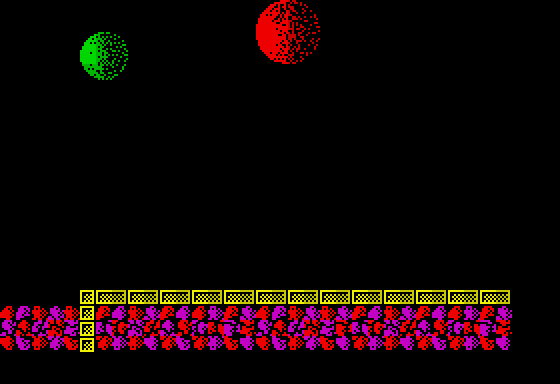

Rendered tile map (Tiled .tmx) drawn with the repository's tilesets; below, a short description and the map source with its tile grids summarised:
An orthogonal 35x24 tile map with 16x16 px tiles, 3 tile layers (Stars, Tile Layer 1, Tile Layer 2), 1 hidden layer not drawn, 32 tilesets and 3 objects (vitorc, ammo_pack, louse_creator).

<map version="1.0" orientation="orthogonal" width="35" height="24" tilewidth="16" tileheight="16">
 <properties>
  <property name="background_color" value="#000000" />
  <property name="nextLevel" value="L02S13" />
 </properties>
 <tileset firstgid="1" name="tiles" tilewidth="16" tileheight="16">
  <image source="../images/tiles.gif" width="240" height="512" />
 </tileset>
 <tileset firstgid="481" name="metatiles" tilewidth="16" tileheight="16">
  <image source="../images/metatiles.gif" width="128" height="16" />
  <tile id="0">
   <properties>
    <property name="type" value="solid" />
   </properties>
  </tile>
 </tileset>
 <tileset firstgid="489" name="ship" tilewidth="176" tileheight="128">
  <image source="../images/ship.gif" width="176" height="128" />
 </tileset>
 <tileset firstgid="490" name="ship_fire" tilewidth="16" tileheight="32">
  <image source="../images/ship_fire.gif" width="48" height="128" />
 </tileset>
 <tileset firstgid="502" name="light" tilewidth="16" tileheight="16">
  <image source="../images/light.gif" width="128" height="32" />
 </tileset>
 <tileset firstgid="518" name="vitorc" tilewidth="48" tileheight="64">
  <image source="../images/vitorc.gif" width="528" height="64" />
 </tileset>
 <tileset firstgid="529" name="turret" tilewidth="96" tileheight="80">
  <image source="../images/turret.gif" width="96" height="80" />
 </tileset>
 <tileset firstgid="530" name="cocoon" tilewidth="80" tileheight="128">
  <image source="../images/cocoon.gif" width="80" height="128" />
 </tileset>
 <tileset firstgid="531" name="radar" tilewidth="80" tileheight="128">
  <image source="../images/radar.gif" width="80" height="128" />
 </tileset>
 <tileset firstgid="532" name="rocket" tilewidth="64" tileheight="96">
  <image source="../images/rocket.gif" width="64" height="96" />
 </tileset>
 <tileset firstgid="533" name="grenade_pack" tilewidth="32" tileheight="32">
  <image source="../images/grenade_pack.gif" width="32" height="32" />
 </tileset>
 <tileset firstgid="534" name="teleport" tilewidth="64" tileheight="96">
  <image source="../images/teleport.gif" width="512" height="96" />
 </tileset>
 <tileset firstgid="542" name="piston" tilewidth="48" tileheight="64">
  <image source="../images/piston.gif" width="48" height="64" />
 </tileset>
 <tileset firstgid="543" name="bubble" tilewidth="32" tileheight="32">
  <image source="../images/bubble.gif" width="96" height="192" />
 </tileset>
 <tileset firstgid="561" name="rocks" tilewidth="16" tileheight="16">
  <image source="../images/rocks.gif" width="512" height="48" />
 </tileset>
 <tileset firstgid="657" name="incubator" tilewidth="64" tileheight="96">
  <image source="../images/incubator.gif" width="64" height="96" />
 </tileset>
 <tileset firstgid="658" name="ammo_pack" tilewidth="32" tileheight="32">
  <image source="../images/ammo_pack.gif" width="32" height="32" />
 </tileset>
 <tileset firstgid="659" name="double_launcher" tilewidth="64" tileheight="48">
  <image source="../images/double_launcher.gif" width="64" height="48" />
 </tileset>
 <tileset firstgid="660" name="mine" tilewidth="32" tileheight="16">
  <image source="../images/mine.gif" width="32" height="16" />
 </tileset>
 <tileset firstgid="661" name="missile_guidance" tilewidth="64" tileheight="64">
  <image source="../images/missile_guidance.gif" width="64" height="64" />
 </tileset>
 <tileset firstgid="662" name="gate" tilewidth="16" tileheight="16">
  <image source="../images/gate.gif" width="176" height="144" />
 </tileset>
 <tileset firstgid="761" name="interceptor" tilewidth="32" tileheight="32">
  <image source="../images/interceptor.gif" width="96" height="192" />
 </tileset>
 <tileset firstgid="779" name="jellyfish" tilewidth="32" tileheight="32">
  <image source="../images/jellyfish.gif" width="96" height="192" />
 </tileset>
 <tileset firstgid="797" name="egg" tilewidth="16" tileheight="16">
  <image source="../images/egg.png" width="32" height="16" />
 </tileset>
 <tileset firstgid="799" name="waggon" tilewidth="64" tileheight="80">
  <image source="../images/waggon.gif" width="64" height="80" />
 </tileset>
 <tileset firstgid="800" name="combined_launcher_top" tilewidth="80" tileheight="32">
  <image source="../images/combined_launcher_top.gif" width="80" height="32" />
 </tileset>
 <tileset firstgid="801" name="combined_launcher_bottom" tilewidth="96" tileheight="32">
  <image source="../images/combined_launcher_bottom.gif" width="96" height="32" />
 </tileset>
 <tileset firstgid="802" name="square_light" tilewidth="16" tileheight="16">
  <image source="../images/square_light.gif" width="128" height="16" />
 </tileset>
 <tileset firstgid="810" name="discharge" tilewidth="64" tileheight="32">
  <image source="../images/discharge.gif" width="320" height="256" />
 </tileset>
 <tileset firstgid="850" name="fungus" tilewidth="48" tileheight="64">
  <image source="../images/fungus.gif" width="48" height="64" />
 </tileset>
 <tileset firstgid="851" name="louse" tilewidth="32" tileheight="32">
  <image source="../images/louse.gif" width="96" height="192" />
 </tileset>
 <tileset firstgid="869" name="beam" tilewidth="16" tileheight="256">
  <image source="../images/beam.gif" width="128" height="256" />
 </tileset>
 <layer name="Stars" width="35" height="24">
  <data>[840 cells, 0 non-empty, 0 distinct tile ids]</data>
 </layer>
 <objectgroup name="Object Layer 3" width="35" height="24" />
 <layer name="Tile Layer 1" width="35" height="24">
  <data>[840 cells, 89 non-empty, 26 distinct tile ids]</data>
 </layer>
 <objectgroup color="#a41e0c" name="Object Layer 1" width="35" height="24">
  <object name="vitorc" gid="518" x="0" y="304" />
  <object name="ammo_pack" gid="658" x="144" y="288" />
  <object name="louse_creator" gid="854" x="512" y="128">
   <properties>
    <property name="behavior" value="circular" />
   </properties>
  </object>
 </objectgroup>
 <objectgroup name="Object Layer 2" width="35" height="24" />
 <layer name="Tile Layer 2" width="35" height="24">
  <data>[840 cells, 123 non-empty, 96 distinct tile ids]</data>
 </layer>
 <objectgroup name="Object Layer 4" width="35" height="24" />
 <layer name="Collision" width="35" height="24" visible="0">
  <data>[840 cells, 33 non-empty, 1 distinct tile ids]</data>
 </layer>
</map>
